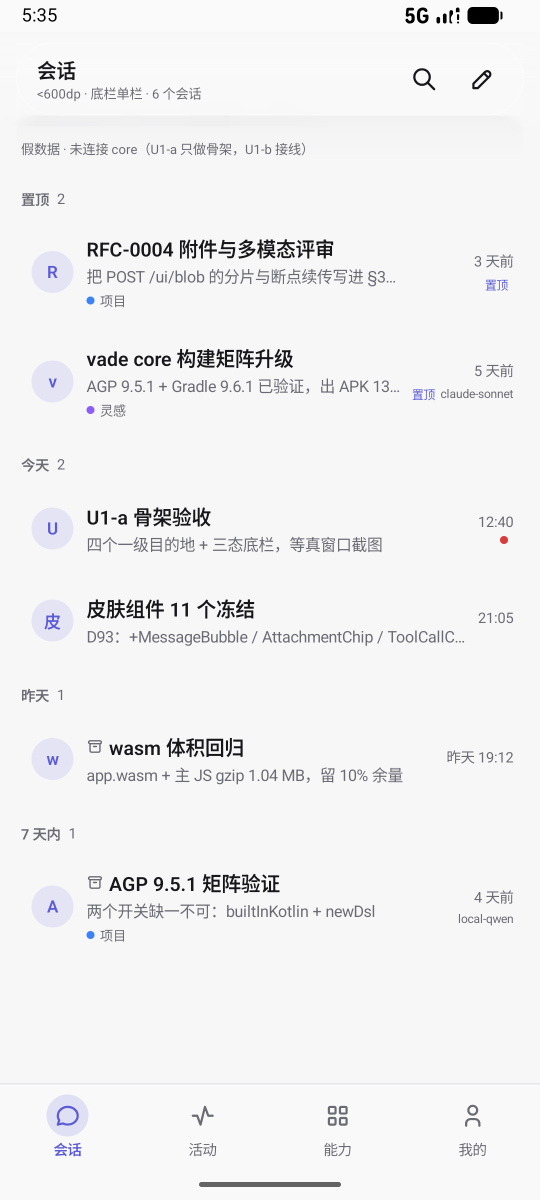
#> input picture shots/g-haze-structure/before-01-list.png, 1080 x 2400 px (shown at 1/2 size)
$ python metrics.py
#> lines starting #> are read from the running program, lines starting #| are printed output that depends on the picture
# g-haze-structure pixel metrics.
# Usage: uv run --no-project --with pillow --with numpy python metrics.py <shots-dir>
import sys
from PIL import Image
import numpy as np

D = sys.argv[1] if len(sys.argv) > 1 else "."


def load(name):
#> called with name = 'before-01-list.png'
    return np.asarray(Image.open(f"{D}/{name}").convert("RGB")).astype(int)
#> call 2 of load, with name = 'after-01-list.png'
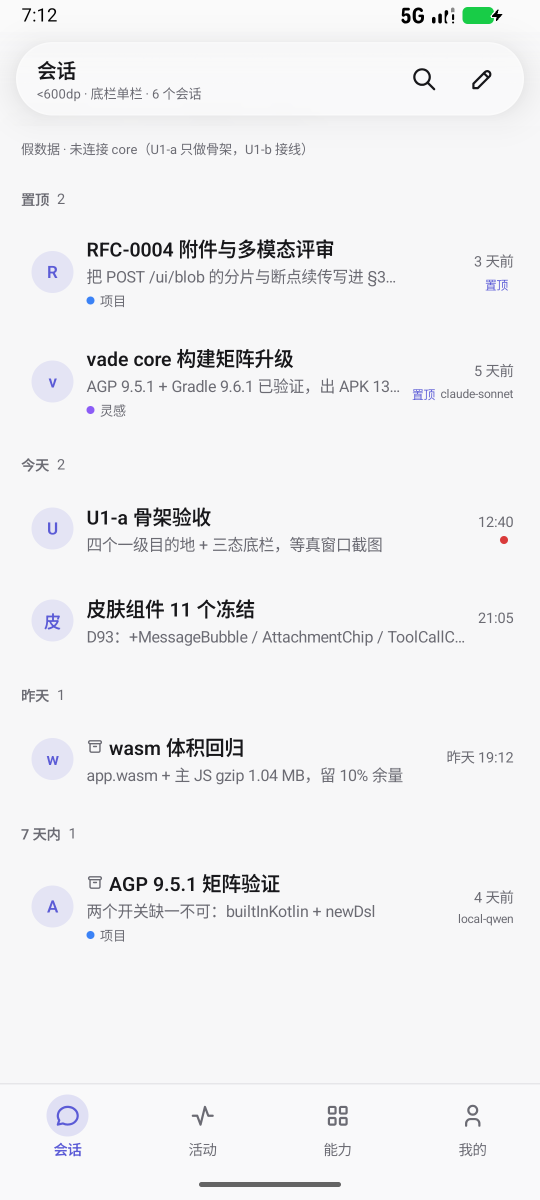
#> input picture shots/g-haze-structure/after-01-list.png, 1080 x 2400 px (shown at 1/2 size)


def luma(a):
    return 0.299 * a[:, :, 0] + 0.587 * a[:, :, 1] + 0.114 * a[:, :, 2]
#> returned value: shape (2400, 1080) float64


def stats(a, x0, y0, x1, y1, label):
    box = luma(a)[y0:y1, x0:x1]
    print(
        f"{label}: region=({x0},{y0})-({x1},{y1}) "
        f"luma_min={box.min():.0f} luma_max={box.max():.0f} luma_mean={box.mean():.1f} "
        f"var={box.var():.0f}"
    )
    return box


def diff(a, b, x0, y0, x1, y1, label):
    da = luma(a)[y0:y1, x0:x1]
    db = luma(b)[y0:y1, x0:x1]
    d = np.abs(da - db)
    print(f"{label}: max|Δluma|={d.max():.0f} mean|Δluma|={d.mean():.2f} pixels>3: {(d > 3).mean() * 100:.2f}%")
#| TOP-BAR ZONE before vs after: max|Δluma|=17 mean|Δluma|=1.63 pixels>3: 16.26%
#| LIST BODY before vs after (sanity): max|Δluma|=2 mean|Δluma|=0.01 pixels>3: 0.00%
#> call 3 of load, with name = 'after-06-composer-content.png'
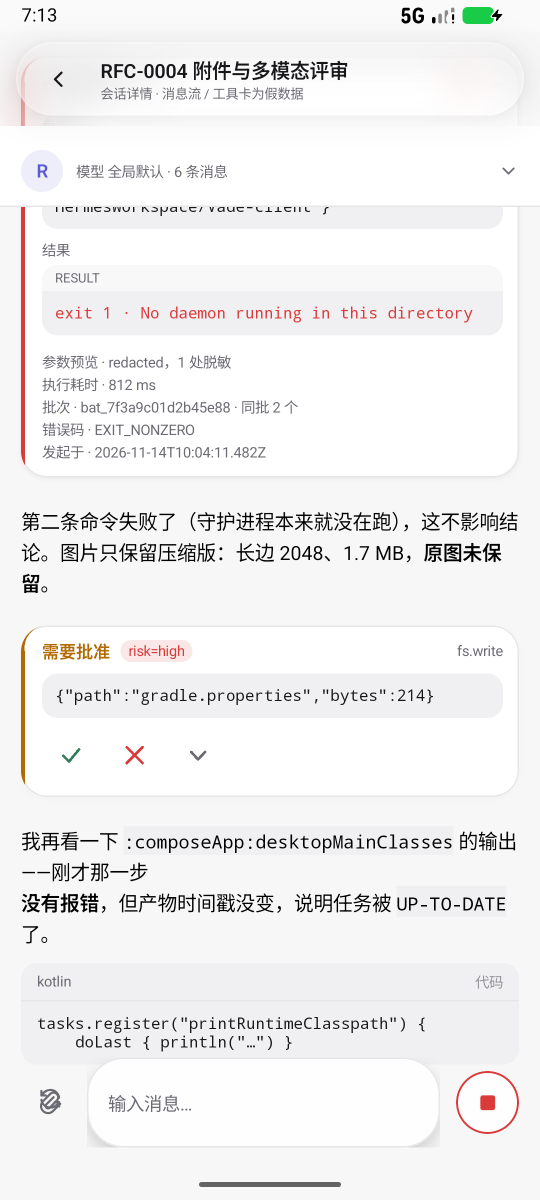
#> input picture shots/g-haze-structure/after-06-composer-content.png, 1080 x 2400 px (shown at 1/2 size)
#> call 4 of load, with name = 'after-02-detail.png'
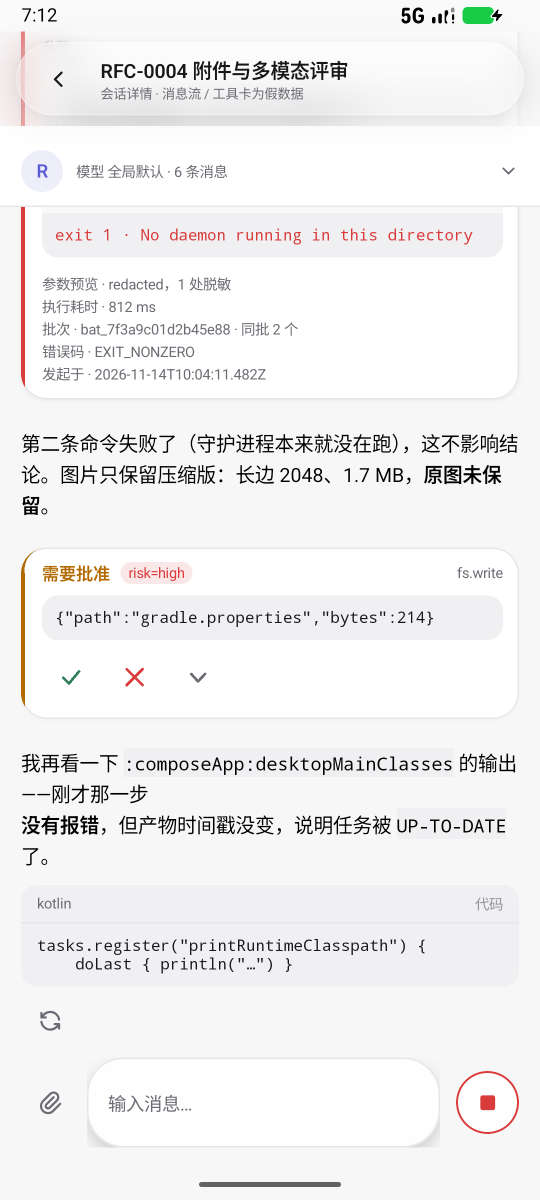
#> input picture shots/g-haze-structure/after-02-detail.png, 1080 x 2400 px (shown at 1/2 size)
#| composer box (content behind): region=(200,2115)-(870,2285) luma_min=108 luma_max=254 luma_mean=251.4 var=250
#| composer box (blank behind): region=(200,2115)-(870,2285) luma_min=108 luma_max=254 luma_mean=251.5 var=250
#| composer box: content-vs-blank Δ: max|Δluma|=7 mean|Δluma|=0.10 pixels>3: 0.64%
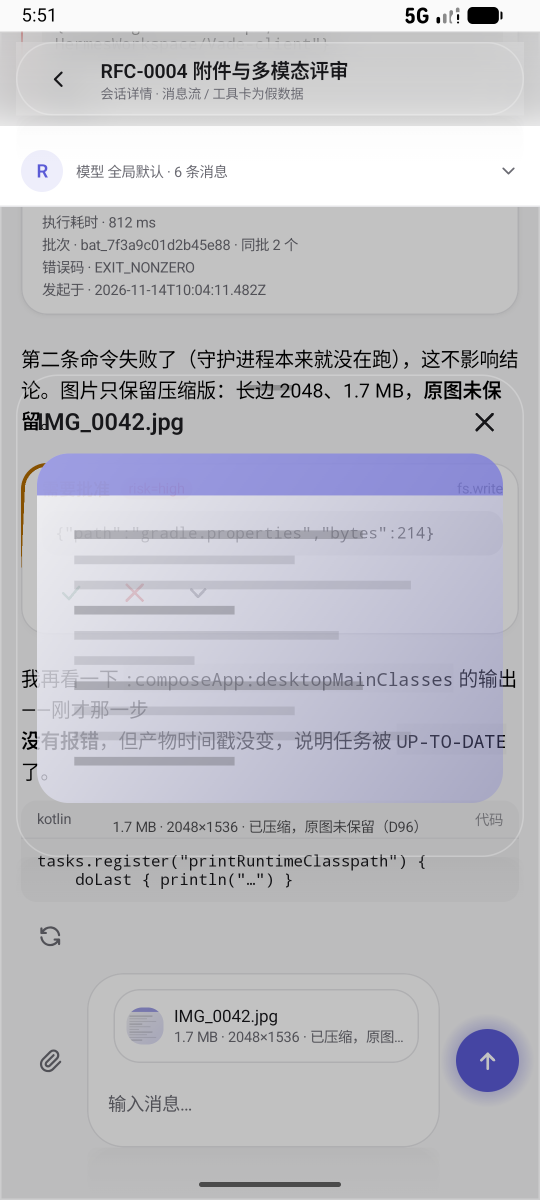
#> input picture shots/g-haze-structure/before-08-preview.png, 1080 x 2400 px (shown at 1/2 size)
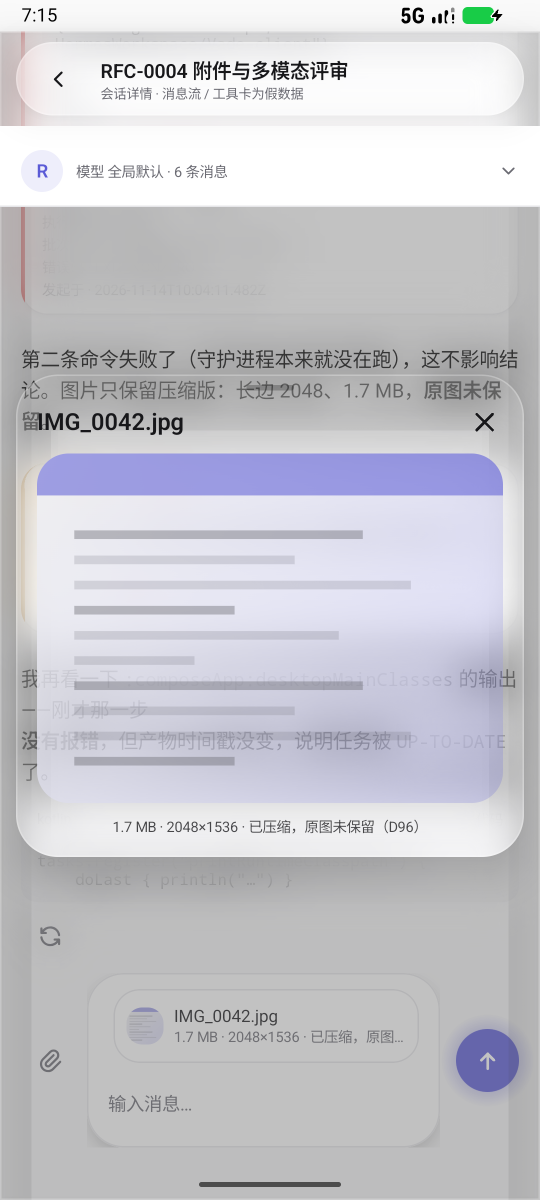
#> input picture shots/g-haze-structure/after-08-preview.png, 1080 x 2400 px (shown at 1/2 size)
    return d


def edge_energy(a, x0, y0, x1, y1, label):
    # adjacent-pixel luma difference squared mean (horizontal+vertical), g-topglass formula
#> called with x0 = 80, y0 = 1080, x1 = 940, y1 = 1640, label = 'BEFORE preview card region'
    L = luma(a)[y0:y1, x0:x1]
    eh = np.diff(L, axis=1) ** 2
    ev = np.diff(L, axis=0) ** 2
    print(
        f"{label}: edge_energy_h={eh.mean():.1f} edge_energy_v={ev.mean():.1f} "
        f"total={eh.mean() + ev.mean():.1f} max_contrast={max(abs(np.diff(L, axis=1)).max(), abs(np.diff(L, axis=0)).max()):.0f}"
    )
#| BEFORE preview card region: edge_energy_h=52.9 edge_energy_v=58.2 total=111.1 max_contrast=127
    return eh.mean() + ev.mean()


print("== 1 · 顶栏模糊前后对比（同名图比对，必须 ≤3/255） ==")
before = load("before-01-list.png")
after = load("after-01-list.png")
# top-bar zone: window y=63 (status inset) .. 63+189 (72dp @ 2.625); x=30..1050 (capsule spans content col)
diff(before, after, 30, 63, 1050, 252, "TOP-BAR ZONE before vs after")
# sanity: the list body (content, must be identical too)
diff(before, after, 30, 300, 1050, 2200, "LIST BODY before vs after (sanity)")

print("\n== 2 · composer 背后压内容 vs 背后空白（同一构建两帧） ==")
content = load("after-06-composer-content.png")
blank = load("after-02-detail.png")
# composer panel bounds come from the InputBar: x≈190..880, y≈2110..2290 (480x180 框)
stats(content, 200, 2115, 870, 2285, "composer box (content behind)")
stats(blank, 200, 2115, 870, 2285, "composer box (blank behind)")
d = diff(content, blank, 200, 2115, 870, 2285, "composer box: content-vs-blank Δ")
print(f"   → 背后有内容时框内 luma_min 更低 = 文字痕迹可见；Δmean 是两张图的差")

print("\n== 3 · 附件预览：卡后内容锐利度 before vs after（模糊后高频应大降） ==")
bp = load("before-08-preview.png")
ap = load("after-08-preview.png")
# preview card region: x≈60..960, y≈900..1660 (卡体内侧,避开标题行与图片本体的高频)
edge_energy(bp, 80, 1080, 940, 1640, "BEFORE preview card region")
edge_energy(ap, 80, 1080, 940, 1640, "AFTER preview card region")
#| AFTER preview card region: edge_energy_h=5.3 edge_energy_v=17.4 total=22.8 max_contrast=66

print("\n== 4 · 参考对照：未模糊的真实内容区（量管线灵敏度） ==")
edge_energy(bp, 30, 700, 1050, 900, "BEFORE 全屏 scrim 下（无卡区，应≈原始内容）")
#> call 3 of edge_energy, with x0 = 30, y0 = 700, x1 = 1050, y1 = 900, label = 'BEFORE 全屏 scrim 下（无卡区，应≈原始内容）'
#> in edge_energy (call 3), `L = luma(a)[y0:y1, x0:x1]`:
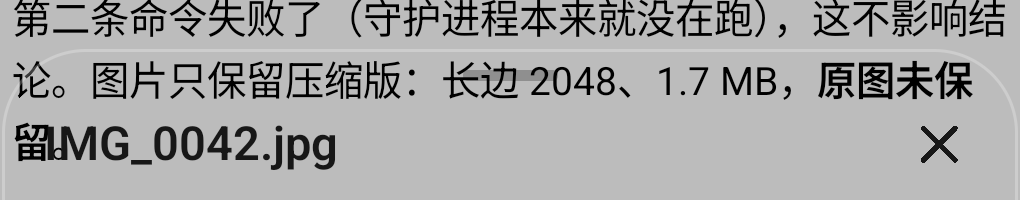
#> L: shape (200, 1020) float64; min 0, max 205.1, mean 166.3
#> in edge_energy (call 3), `ev = np.diff(L, axis=0) ** 2`:
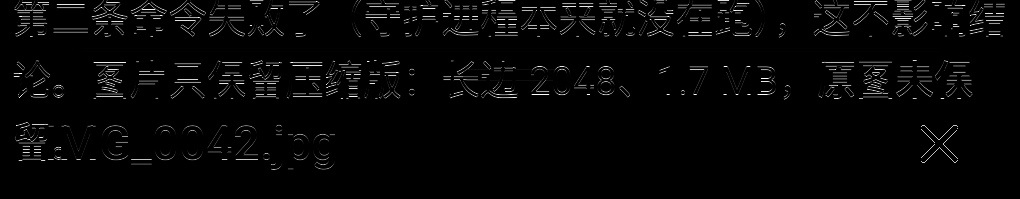
#> ev: shape (199, 1020) float64; min 0, max 35386.9, mean 895.4; drawn with min black and max white
#| BEFORE 全屏 scrim 下（无卡区，应≈原始内容）: edge_energy_h=879.7 edge_energy_v=895.4 total=1775.1 max_contrast=188
